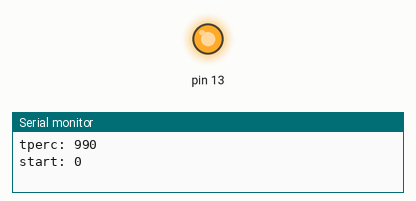
A sketch run on a simulated Arduino Uno, built with avr-gcc and run on an emulated ATmega328P. Shown: output pins drawn as LEDs (lit = HIGH), the last lines printed to the serial monitor.

Above: at 0.4 s.
At 4.9 s:
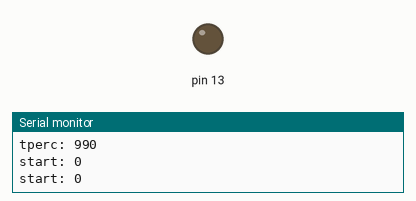
Timing chart, 0 to 6.9 s (numbered marks = the images above):
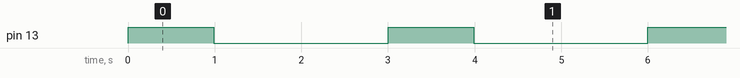

The sketch:

SlowPWM.ino
```cpp
unsigned long t1, t2;
unsigned long tframe = 3000;

int perc = 33;

void setup() {
  Serial.begin(9600);
  pinMode(13, OUTPUT);

  t2 = (tframe * perc) / 100;
  Serial.print("tperc: ");Serial.println(t2);
  Serial.print("start: ");Serial.println(t1);
}

void loop() {
  if ((millis() - t1) >= tframe) {
    Serial.print("start: ");Serial.println(t1);
    t1 = millis();
  }

  if ((millis() - t1) < t2) {
    digitalWrite(13, HIGH);
  } else {
    digitalWrite(13, LOW);
  }
}
```

Measured:
- by itself, pin 13: alternates HIGH for 0.99 s and LOW for 2.0 s
